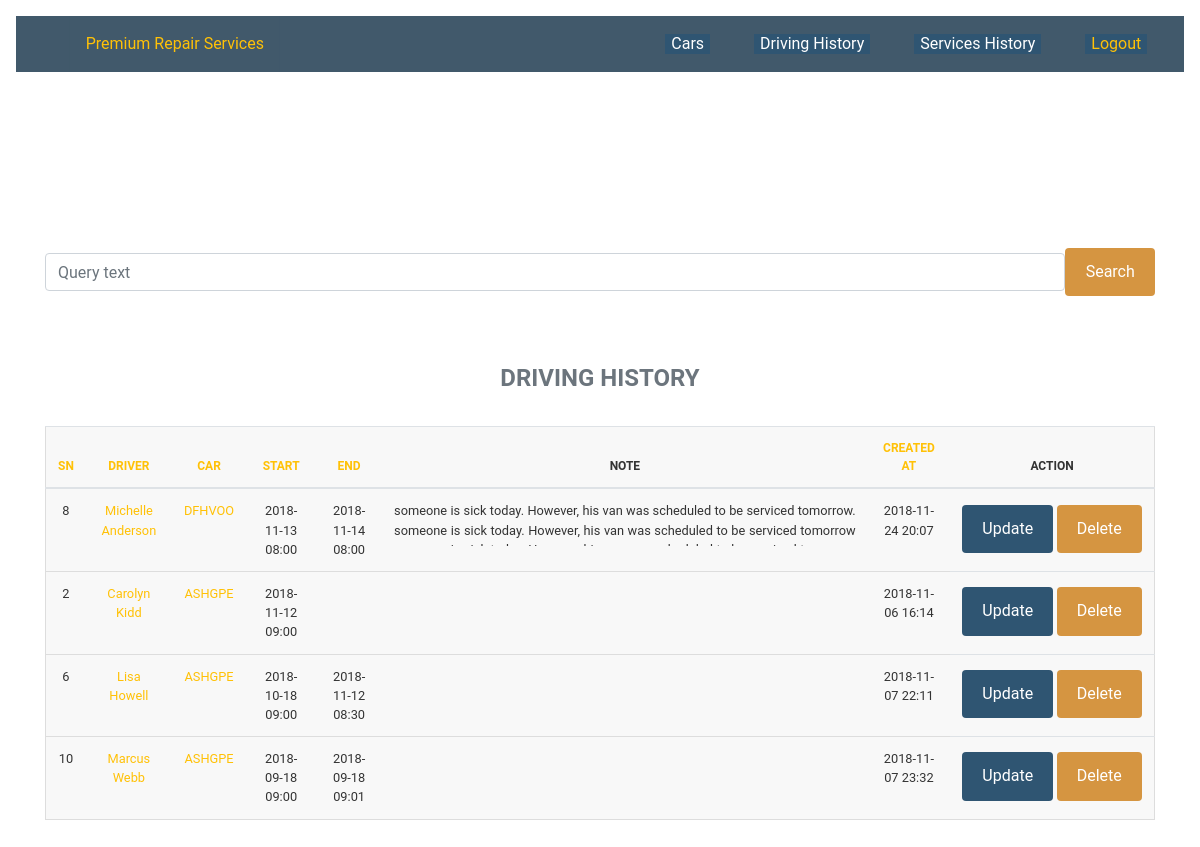
Before: /cars/driving-records-list/ (signed in) with the older database file.
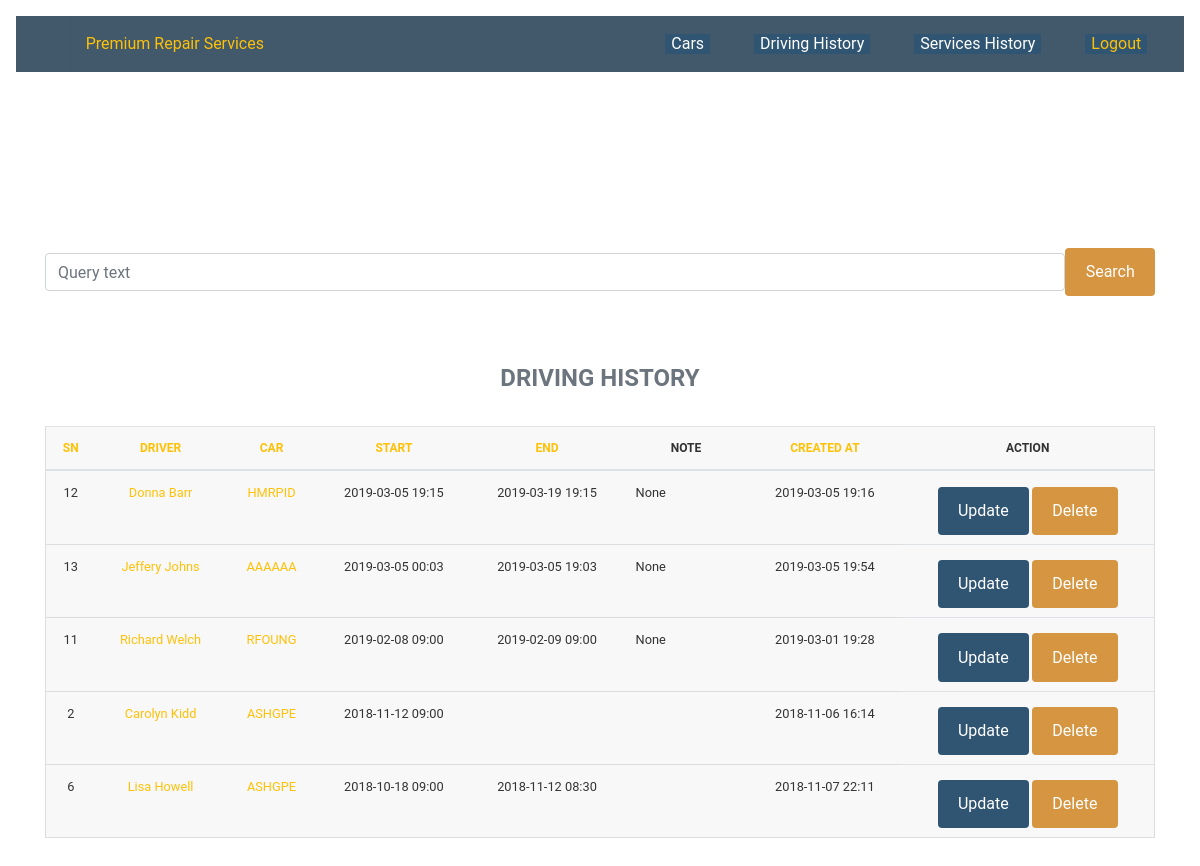
After: the same page with the newer database file.
### cars/models.py (models this page shows, shortened)
class DrivingRecord(models.Model):
    driver      = models.ForeignKey(Driver, on_delete=models.CASCADE,related_name='driving_records')
    car         = models.ForeignKey(Car, on_delete=models.CASCADE, related_name='working_records')
    start_date  = models.DateTimeField()
    end_date    = models.DateTimeField(null=True, blank=True, editable=True)
    note        = models.CharField(max_length=512, blank=True, null=True, default="")
    created_at  = models.DateTimeField(auto_now=True)
    class Meta:
        ordering = ['car', '-start_date']

class Driver(models.Model):
    name         = models.CharField(max_length=128)
    mobile       = models.CharField(max_length=32, unique=True)
    license      = models.CharField(max_length=128, default=1234567890)
    email        = models.CharField(max_length=256, null=True, default=None)
    DEPT_CHOICES = (
                      ('BG', 'Brown Goods'),
                      ('WG', 'White Goods'),
                      ('BL', 'Billing Team'),
                      ('AC', 'Accountants'),
                      ('CC', 'Call Center'),
                      ('IT', 'IT Department'),
                      ('MG', 'Management'),
                      ('SP', 'Spare Parts'),
                      ('HHP', 'Mobile Phones'),
                      ('BDM', 'Business Development'),
                   )
    dept       = models.CharField(max_length=8, choices=DEPT_CHOICES, default='BG')
    class Meta:
        unique_together = ('name', 'mobile', 'dept')
        ordering = ['name']
    def __str__(self):
        return self.name

class Car(models.Model):
    def get_contract_upload_path(instance, filename):
        file_name, file_extension = os.path.splitext(filename)
        return 'contracts/{0}_{1}{2}'.format(instance.rego, instance.lease_start_date, file_extension)
    make               = models.CharField(max_length=128)
    year               = models.CharField(max_length=32, choices=YEARS, default='2016')
    model              = models.CharField(max_length=128)
    type               = models.CharField(max_length=256)
    color              = models.CharField(max_length=64, default='White')
    rego               = models.CharField(max_length=128, unique=True)
    engine_no          = models.CharField(max_length=256, unique=True)
    vin                = models.CharField(max_length=256, unique=True)
    transmission       = models.CharField(max_length=256)
    options            = models.CharField(max_length=256, blank=True)
    maintenance_status = models.CharField(max_length=256)
    lease_start_date   = models.DateField(default='2018-02-14')
    lease_term         = models.PositiveIntegerField(default=36)
    rental             = models.DecimalField(max_digits=10, decimal_places=2, default=1500)
    distance_restrict  = models.DecimalField(max_digits=10, decimal_places=2, default=210000)
    start_odometer     = models.DecimalField(max_digits=10, decimal_places=2, default=0)
    excess_kmcharge    = models.DecimalField(max_digits=10, decimal_places=2, default=0.12)
    default_interest   = models.DecimalField(max_digits=10, decimal_places=2, default=0.18)
    LESSOR_CHOICES     = ( ('S', 'Street Fleet'), ('P', 'PRS Owned'), )
    lessor             = models.CharField(max_length=8, choices=LESSOR_CHOICES, default='S')
    STATUS_CHOICES     = ( ('A', 'Active'), ('S', 'In Service'), ('I', 'In Idle'), )
    status             = models.CharField(max_length=8, choices=STATUS_CHOICES, default='A')
    rego_exp           = models.DateField(default='2019-06-30')
    insurer            = models.CharField(max_length=128, default='AAMI')
    policy_num         = models.CharField(max_length=128, default='P12345678')
    insurance_exp      = models.DateField(default='2019-06-30')
    fuel_efficiency    = models.DecimalField(max_digits=10, decimal_places=2, default=10)
    contract           = models.FileField(upload_to=get_contract_upload_path)
    file_upload_date   = models.DateField(auto_now=True)
    def __str__(self):
        return self.rego
    class Meta:
        ordering = ['rego']

### cars/views.py (the view)
# urls.py: path('driving-records-list/', ListDrivingRecord.as_view(), name='drivingrecord_list'),
class ListDrivingRecord(generic.ListView):
    paginate_by = 100
    default_ordering = '-start_date'
    template_name = 'cars/drivingrecord_list.html'
    def get_queryset(self):
        query = self.request.GET.get('search')
        order_by = self.request.GET.get('order_by', self.default_ordering)
        qs = DrivingRecord.objects.order_by(order_by)
        if query is not None:
            search_condition = Q(car__rego__icontains=query)|Q(driver__name__icontains=query)|Q(start_date__icontains=query)|Q(end_date__icontains=query)
            return qs.filter(search_condition)
        return qs
    def get_context_data(self, **kwargs):
        context = super(ListDrivingRecord, self).get_context_data(**kwargs)
        paginator = Paginator(self.get_queryset(), self.paginate_by)
        page = self.request.GET.get('page')
        try:
            drivingrecord_page = paginator.page(page)
        except PageNotAnInteger:
            drivingrecord_page = paginator.page(1)
        except EmptyPage:
            drivingrecord_page = paginator.page(paginator.num_pages)
        context['drivingrecord_list'] = drivingrecord_page
        return context

### cars/templates/cars/drivingrecord_list.html (shortened to what this page needs)
{% extends "base.html" %}
{% block content %}
<div class="container">
  {% if request.user.is_authenticated %}
    <br><br>
    <div class="form-group ">
      <form class="form-inline justify-content-center">
          <input class="form-control rounded col s12 16" type="search" name="search"
                placeholder="Query text"> </input>
          <button type="submit" class="btn btn--orange">Search</button>
      </form>
    </div>
    <br>
    {% if drivingrecord_list %}
      <table class="table">
        <caption class="table__caption"> Driving History </caption>
        <thead class="table__thead">
          <tr class="table__tr">
            <th class="table__th" scope="col"><a href="?order_by=-pk">SN</a></th>
            <th class="table__th" scope="col"><a href="?order_by=driver__name">Driver</a></th>
            <th class="table__th" scope="col"><a href="?order_by=car__rego">Car</a></th>
            <th class="table__th" scope="col"><a href="?order_by=-start_date">Start</a></th>
            <th class="table__th" scope="col"><a href="?order_by=-end_date">End</a></th>
            <th class="table__th" scope="col">Note</th>
            <th class="table__th" scope="col"><a href="?order_by=-created_at">Created at</a></th>
            <th class="table__th table__col--nowrap" scope="col">Action</th>
          </tr>
       </thead>
          {% for record in drivingrecord_list %}
              <tr class="table__tr">
                  <td class="table__td" data-label="SN"> {{ record.pk }} </td>
                  <td class="table__td" data-label="Driver"> <a href="/cars/drivers/{{ record.driver.id }}">{{ record.driver }}</a></td>
                  <td class="table__td" data-label="Car"> <a href="/cars/cars/{{ record.car.id }}">{{ record.car }}</a></td>
                  <td class="table__td" data-label="Start">{{ record.start_date|date:'Y-m-d H:i' }}</td>
                  <td class="table__td" data-label="End">{{ record.end_date|date:'Y-m-d H:i' }}</td>
                  <td class="table__td" data-label="Note"> <div class="table__td--large-cell">
                    {{ record.note }}
                  </div></td>
                  <td class="table__td" data-label="Created at">{{ record.created_at|date:'Y-m-d H:i' }}</td>
                  <td class="table__td table__col--nowrap" data-label="Action">
                    <div class="table__td__btn">
                      <a href="{% url 'cars:update_drivingrecord' record.pk %}" class="btn btn--blue"> Update </a>
                      <a href="{% url 'cars:delete_drivingrecord' record.pk %}" class="btn btn--orange"> Delete </a>
                    </div>
                  </td>
              </tr>
          {% endfor %}
      </table>
    {% else %}
      <h3>No car driving history found!!! :(</h3>
    {% endif %}
  {% else %}
    <h2> Please Login First !</h2>
  {% endif %}
</div>
{% endblock %}

### templates/base.html (shortened to what this page needs)
<!DOCTYPE html>
{% load static %}
{% load staticfiles %}
{% load bootstrap4 %}
<html>
  <head>
    <link rel="stylesheet" href="https://stackpath.bootstrapcdn.com/bootstrap/4.1.2/css/bootstrap.min.css">
    <link  href="{% static 'temp/styles.css' %}" rel="stylesheet" type="text/css" media="all"/>
  </head>
  <body>
    <div class="primary-nav">
      <div class="primary-nav__brand-name"><a href="{% url 'home' %}"> Premium Repair Services </a></div>
      <div class="primary-nav__menu-content">
        {% if user.is_authenticated %}
        <div class="primary-nav__dropdown">
          <button class="primary-nav__dropdown__btn" href="#" id="cars" > Cars
          </button>
        </div>
        <div class="primary-nav__dropdown">
          <button class="primary-nav__dropdown__btn" href="#" id="driving_history" > Driving History
          </button>
        </div>
        <div class="primary-nav__dropdown">
          <button class="primary-nav__dropdown__btn" href="#" id="service_history" > Services History
          </button>
        </div>
        {% endif %}
        <div class="primary-nav__dropdown">
          {% if user.is_authenticated %}
          <button class="primary-nav__dropdown__btn"><a href="{% url 'accounts:logout' %}"> Logout </a></button>
          {% else %}
          <button class="primary-nav__dropdown__btn"><a href="{% url 'accounts:login' %}"> Login </a></button>
          {% endif %}
        </div>
      </div>
    </div>
    <div class="page-section">
      {% block content %}
      {% endblock %}
    </div>
  </body>
</html>

Changed rows visible on the page:
removed DrivingRecord: pk "8", driver "Michelle Anderson", car "DFHVOO", start_date "2018-11-13 08:00", end_date "2018-11-14 08:00", note "someone is sick today. However, his van was scheduled to be serviced tomorrow. someone is sick today. However, his van was scheduled to be serviced tomorrow…", created_at "2018-11-24 20:07"
removed DrivingRecord: pk "10", driver "Marcus Webb", car "ASHGPE", start_date "2018-09-18 09:00", end_date "2018-09-18 09:01", created_at "2018-11-07 23:32"
added DrivingRecord: pk "12", driver "Donna Barr", car "HMRPID", start_date "2019-03-05 19:15", end_date "2019-03-19 19:15", note "None", created_at "2019-03-05 19:16"
added DrivingRecord: pk "13", driver "Jeffery Johns", car "AAAAAA", start_date "2019-03-05 00:03", end_date "2019-03-05 19:03", note "None", created_at "2019-03-05 19:54"
added DrivingRecord: pk "11", driver "Richard Welch", car "RFOUNG", start_date "2019-02-08 09:00", end_date "2019-02-09 09:00", note "None", created_at "2019-03-01 19:28"
